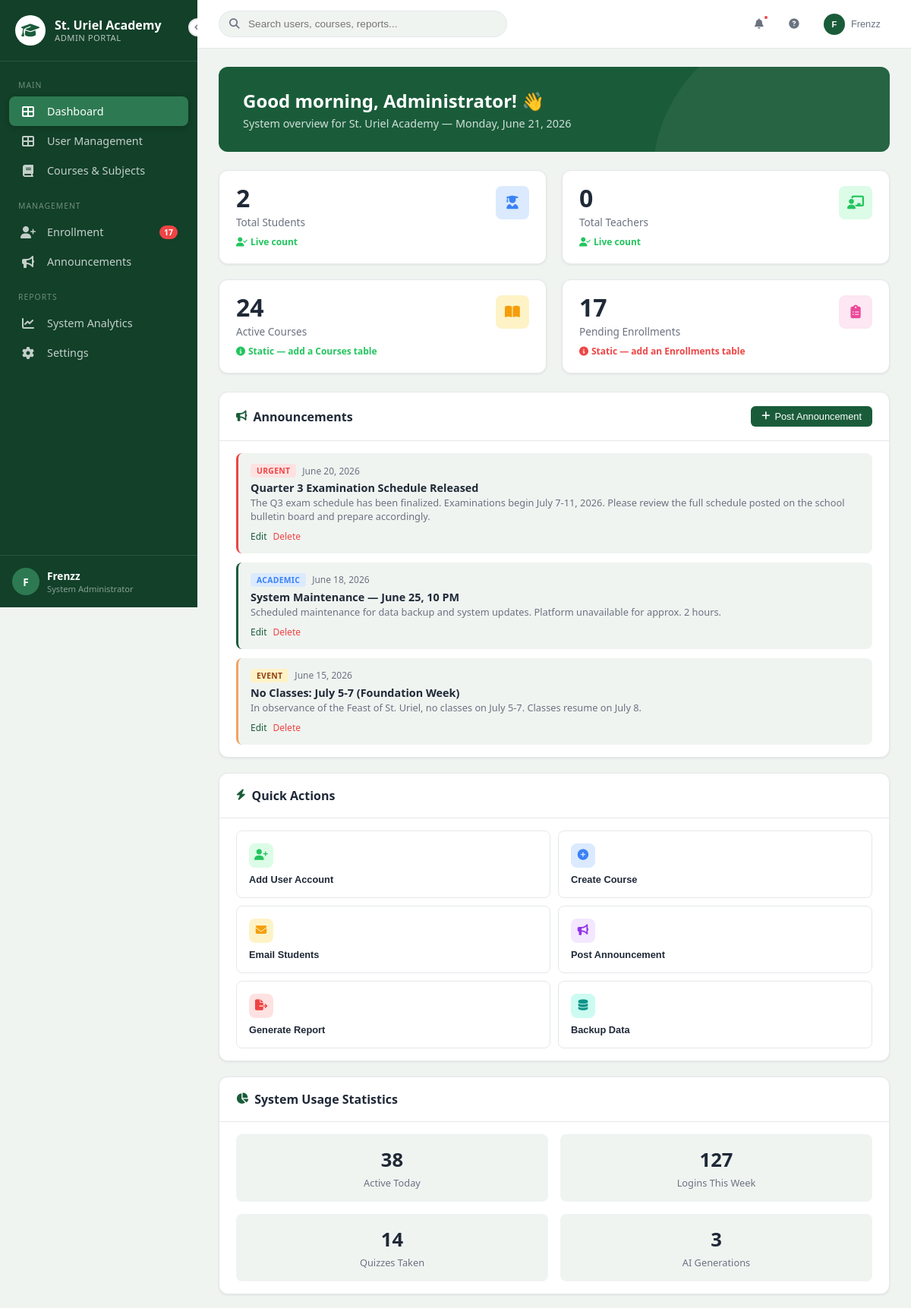
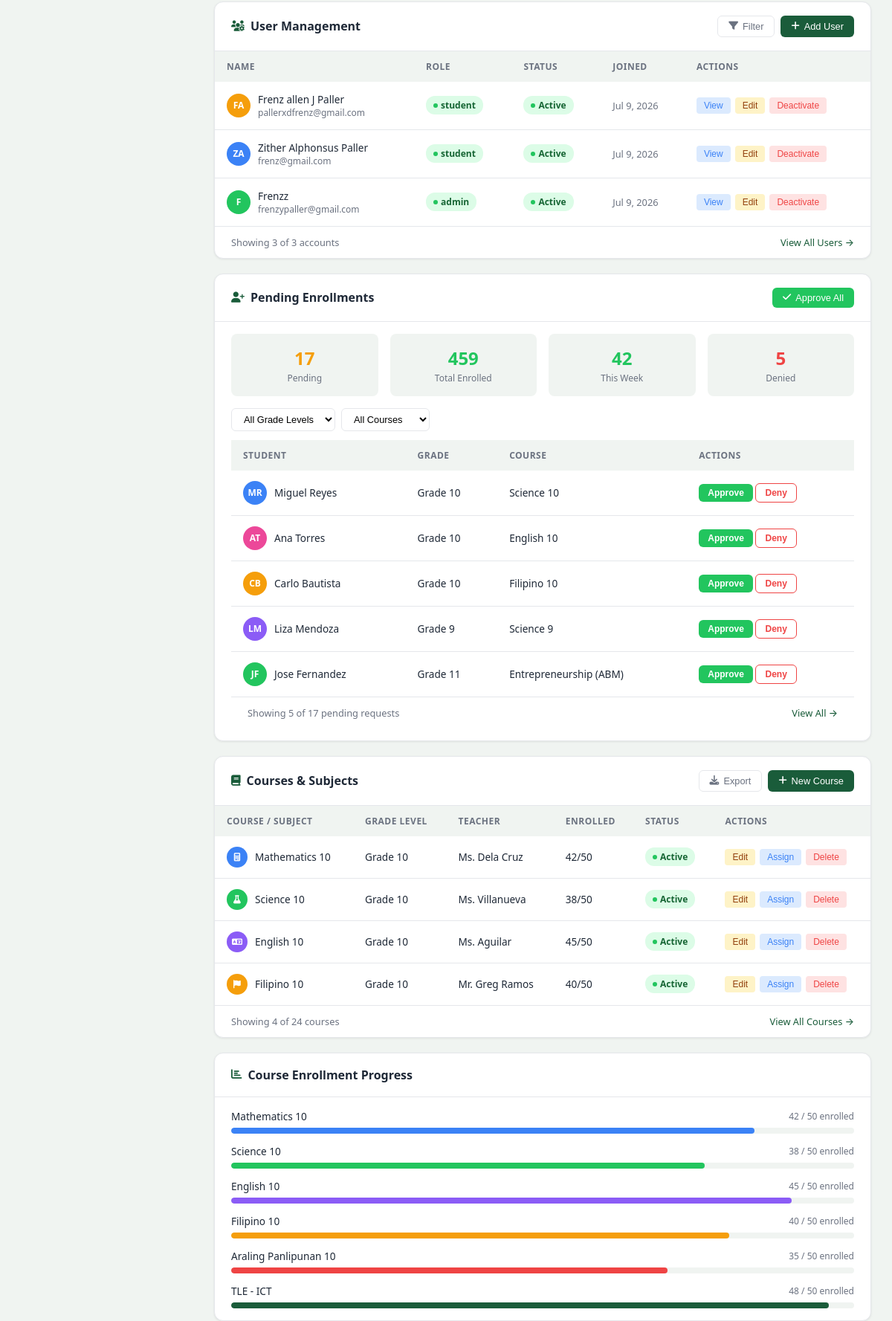
Screenshot of /public/admin/dashboard.php (signed in, upper part) with the database file from the repository (2 pictures, top to bottom).
### tables this page shows
CREATE TABLE `users` (
  `id` int(11) NOT NULL,
  `username` varchar(100) NOT NULL,
  `password` varchar(255) NOT NULL,
  `role` enum('admin','teacher','student') NOT NULL,
  `status` enum('active','inactive','suspended') NOT NULL DEFAULT 'active',
  `created_at` timestamp NOT NULL DEFAULT current_timestamp(),
  `updated_at` timestamp NOT NULL DEFAULT current_timestamp() ON UPDATE current_timestamp()
);

### public/admin/dashboard.php (the view, shortened to what the rows shown need)
<?php
require_once '../../config/config.php';
require_once 'assests/api/dashboard_functions.php';
$recentUsers     = get_recent_users($conn, 4);
?>
<!DOCTYPE html>
<html lang="en">
<head>
    <link href="https://cdnjs.cloudflare.com/ajax/libs/font-awesome/6.4.0/css/all.min.css" rel="stylesheet">
    <link rel="stylesheet" href="assests/css/dashboard.css">
</head>
<body>
    <?php
    include '../../includes/admin_sidebar.php';
    ?>
    <div class="main-content">
        <?php include '../../includes/admin_header.php'; ?>
        <div class="content-wrapper">
            <div class="welcome-banner fade-in">
                <h1>Good morning, Administrator! 👋</h1>
            </div>
            <div class="dashboard-grid fade-in">
                <div class="card">
                    <div class="card-header">
                        <h2><i class="fas fa-bullhorn"></i> Announcements</h2>
                    </div>
                </div>
                <div style="display: flex; flex-direction: column; gap: 20px;">
                    <div class="card">
                        <div class="card-header">
                            <h2><i class="fas fa-bolt"></i> Quick Actions</h2>
                        </div>
                    </div>
                    <div class="card">
                        <div class="card-header">
                            <h2><i class="fas fa-chart-pie"></i> System Usage Statistics</h2>
                        </div>
                    </div>
                </div>
            </div>
            <div class="dashboard-grid-2 fade-in" style="margin-bottom: 20px;">
                <div class="card">
                    <div class="card-header">
                        <h2><i class="fas fa-users-cog"></i> User Management</h2>
                    </div>
                    <div class="card-body" style="padding: 0;">
                        <table class="data-table">
                            <thead>
                                <tr>
                                    <th>Name</th>
                                    <th>Role</th>
                                    <th>Status</th>
                                    <th>Joined</th>
                                    <th>Actions</th>
                                </tr>
                            </thead>
                            <tbody>
                                <?php if (!empty($recentUsers)): ?>
                                    <?php foreach ($recentUsers as $row): ?>
                                        <?php
                                            $displayName = htmlspecialchars($row['full_name']);
                                            $email = htmlspecialchars($row['email'] ?? '');
                                            $initials = get_initials($row['full_name']);
                                            $avatarColor = get_avatar_color($row['username']);
                                            $isActive = ($row['status'] === 'active');
                                            $statusClass = $isActive ? 'status-active' : 'status-inactive';
                                            $statusLabel = $isActive ? 'Active' : 'Inactive';
                                            $joined = date('M j, Y', strtotime($row['created_at']));
                                            $jsName = addslashes($displayName);
                                        ?>
                                        <tr>
                                            <td>
                                                <div class="user-cell">
                                                    <div class="avatar" style="background: <?php echo $avatarColor; ?>;"><?php echo $initials; ?></div>
                                                    <div>
                                                        <div class="name"><?php echo $displayName; ?></div>
                                                        <div class="email"><?php echo $email; ?></div>
                                                    </div>
                                                </div>
                                            </td>
                                            <td><span class="status-badge status-active"><span class="status-dot"></span> <?php echo htmlspecialchars($row['Role']); ?></span></td>
                                            <td><span class="status-badge <?php echo $statusClass; ?>"><span class="status-dot"></span> <?php echo $statusLabel; ?></span></td>
                                            <td style="color: var(--text-muted); font-size: 0.8rem;"><?php echo $joined; ?></td>
                                            <td>
                                                <div class="table-actions">
                                                    <button class="btn-view" onclick="showToast('Viewing <?php echo $jsName; ?>...')">View</button>
                                                    <button class="btn-edit" onclick="showToast('Editing <?php echo $jsName; ?>...')">Edit</button>
                                                    <button class="btn-deactivate" onclick="showToast('<?php echo $isActive ? 'Deactivating' : 'Activating'; ?> <?php echo $jsName; ?>...')"><?php echo $isActive ? 'Deactivate' : 'Activate'; ?></button>
                                                </div>
                                            </td>
                                        </tr>
                                    <?php endforeach; ?>
                                <?php else: ?>
                                    <tr>
                                        <td colspan="5" style="text-align: center; color: var(--text-muted); padding: 24px;">No users found.</td>
                                    </tr>
                                <?php endif; ?>
                            </tbody>
                        </table>
                    </div>
                </div>
                <div class="card">
                    <div class="card-header">
                        <h2><i class="fas fa-user-plus"></i> Pending Enrollments</h2>
                    </div>
                    <div class="card-body">
                        <table class="data-table">
                            <thead>
                                <tr>
                                    <th>Student</th>
                                    <th>Grade</th>
                                    <th>Course</th>
                                    <th>Actions</th>
                                </tr>
                            </thead>
                        </table>
                    </div>
                </div>
            </div>
            <div class="dashboard-grid-2 fade-in">
                <div class="card">
                    <div class="card-header">
                        <h2><i class="fas fa-book"></i> Courses & Subjects</h2>
                    </div>
                    <div class="card-body" style="padding: 0;">
                        <table class="data-table">
                            <thead>
                                <tr>
                                    <th>Course / Subject</th>
                                    <th>Grade Level</th>
                                    <th>Teacher</th>
                                    <th>Enrolled</th>
                                    <th>Status</th>
                                    <th>Actions</th>
                                </tr>
                            </thead>
                        </table>
                    </div>
                </div>
                <div class="card">
                    <div class="card-header">
                        <h2><i class="fas fa-chart-bar"></i> Course Enrollment Progress</h2>
                    </div>
                </div>
            </div>
        </div>
    </div>
</body>
</html>

### rows the page displays
users: initials "FA", displayName "Frenz allen J Paller", email "pallerxdfrenz@gmail.com", role "student", status "Active", created_at "Jul 9, 2026", shows "Deactivate"
users: initials "ZA", displayName "Zither Alphonsus Paller", email "frenz@gmail.com", role "student", status "Active", created_at "Jul 9, 2026", shows "Deactivate"
users: initials "F", displayName "Frenzz", email "frenzypaller@gmail.com", role "admin", status "Active", created_at "Jul 9, 2026", shows "Deactivate"

### other values shown
$sidebarInitials "F"
$displayName "Frenzz"
$roleLabel "System Administrator"
$initials "F"
$totalStudents "2"
$totalTeachers "0"
min(4, $totalUsersCount) "3"
$totalUsersCount "3"
